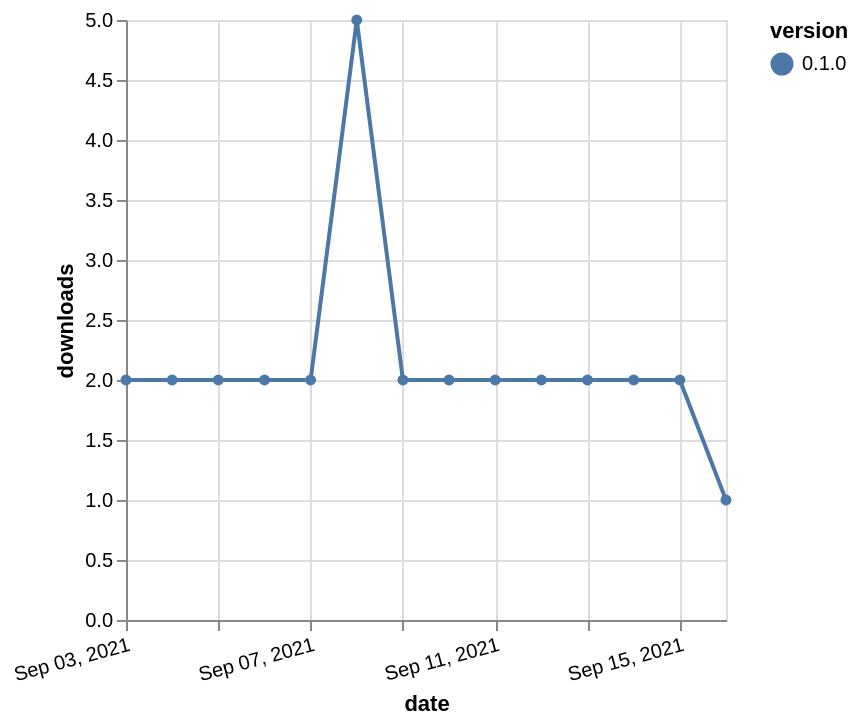

The Vega-Lite source for this figure:
### Vega-Lite specification from a JSON file in a GitHub repository (floating-point values rounded to 4 significant figures)
{"$schema": "https://vega.github.io/schema/vega-lite/v5.json", "description": "A simple bar chart with embedded data.", "data": {"values": [{"date": "2021-09-03", "total": 3454, "delta": 2, "version": "0.1.0"}, {"date": "2021-09-04", "total": 3456, "delta": 2, "version": "0.1.0"}, {"date": "2021-09-05", "total": 3458, "delta": 2, "version": "0.1.0"}, {"date": "2021-09-06", "total": 3460, "delta": 2, "version": "0.1.0"}, {"date": "2021-09-07", "total": 3462, "delta": 2, "version": "0.1.0"}, {"date": "2021-09-08", "total": 3467, "delta": 5, "version": "0.1.0"}, {"date": "2021-09-09", "total": 3469, "delta": 2, "version": "0.1.0"}, {"date": "2021-09-10", "total": 3471, "delta": 2, "version": "0.1.0"}, {"date": "2021-09-11", "total": 3473, "delta": 2, "version": "0.1.0"}, {"date": "2021-09-12", "total": 3475, "delta": 2, "version": "0.1.0"}, {"date": "2021-09-13", "total": 3477, "delta": 2, "version": "0.1.0"}, {"date": "2021-09-14", "total": 3479, "delta": 2, "version": "0.1.0"}, {"date": "2021-09-15", "total": 3481, "delta": 2, "version": "0.1.0"}, {"date": "2021-09-16", "total": 3482, "delta": 1, "version": "0.1.0"}]}, "width": "container", "mark": {"type": "line", "point": {"filled": true}}, "encoding": {"x": {"field": "date", "type": "temporal", "timeUnit": "yearmonthdate", "title": "date", "axis": {"labelAngle": -15}}, "y": {"field": "delta", "type": "quantitative", "title": "downloads"}, "color": {"field": "version", "type": "nominal"}, "tooltip": {"field": "delta"}}}
